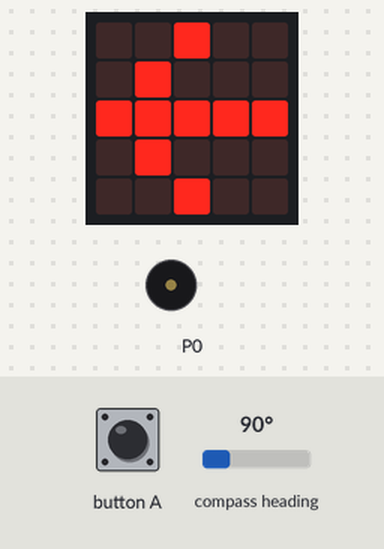
The program below on a simulated BBC micro:bit (MakeCode). Shown: the board's 5×5 LED display, buzzer (waves = sounding). Inputs (shaded band) come from the test bench; at power-on: compass heading 90°. The compass is already calibrated.

Above: at 5.0 s.
5.1 s: compass heading set to 7°
At 5.9 s:
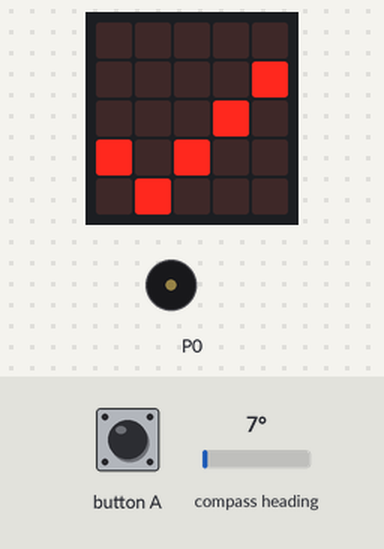
7.0 s: button A pressed for 1 s
At 8.9 s:
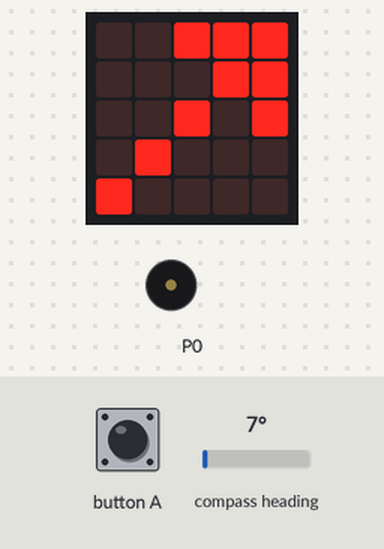
9.6 s: compass heading set to 90°
At 11.0 s:
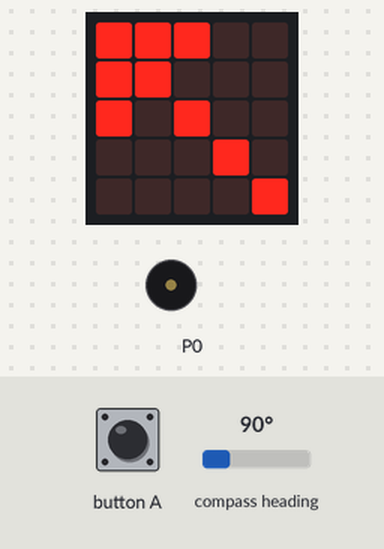
11.8 s: compass heading set to 180°
At 13.1 s:
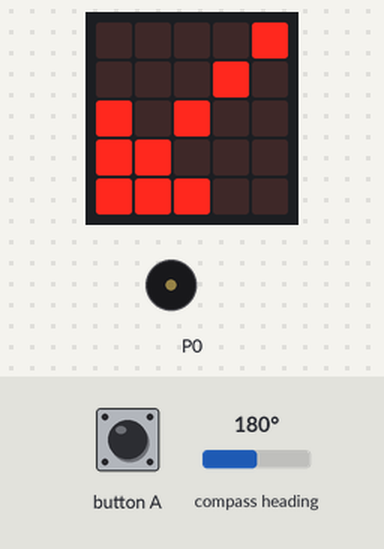
14.0 s: compass heading set to 269°
At 15.2 s:
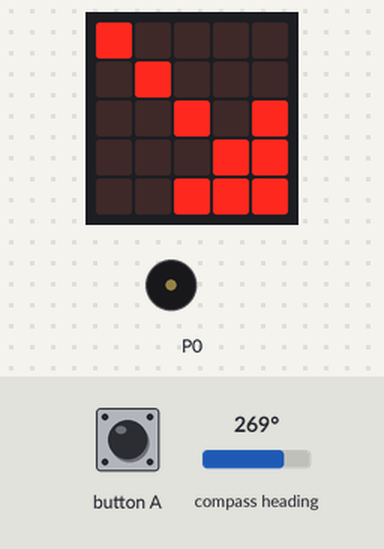
16.2 s: compass heading set to 352°
At 17.3 s:
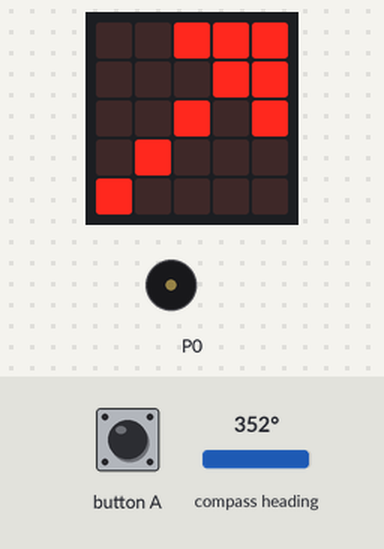
Timing chart, 0 to 19.2 s (numbered marks = the images above; inputs shaded):
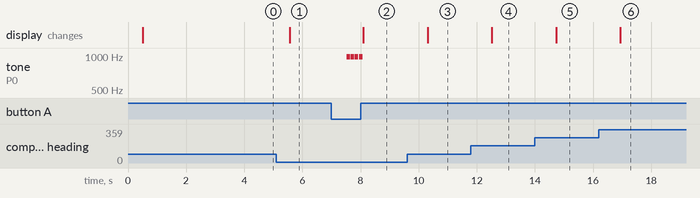

The program:

main.ts
```typescript
// --- FUNÇÕES ---
function diferencaAngulo (a: number, b: number) {
    diff = Math.abs(a - b) % 360
    return diff > 180 ? 360 - diff : diff
}
function esperarBotaoAComNorte () {
    while (true) {
        // manter orientação para o norte na tela
        if (diferencaAngulo(input.compassHeading(), 0) <= margemErro) {
            // alinhado: se o A for pressionado
            if (input.buttonIsPressed(Button.A)) {
                while (input.buttonIsPressed(Button.A)) {
                    music.playTone(988, 120)
                    basic.pause(20)
                }
                return
            } else {
                // pequeno feedback de pronto
                basic.showIcon(IconNames.Yes)
                basic.pause(200)
            }
        } else {
            mostrarSetaParaNorte()
        }
        basic.pause(50)
    }
}
// Espera ficar alinhado ao Norte; ao alinhar, mostra ✅ por 0,5s
function esperarNorte () {
    while (diferencaAngulo(input.compassHeading(), 0) > margemErro) {
        mostrarSetaParaNorte()
        basic.pause(50)
    }
    basic.showIcon(IconNames.Yes)
    basic.pause(500)
}
// Mostra seta para o Norte
function mostrarSetaParaNorte () {
    if (input.runningTime() - ultimaAtualizacao >= 500) {
        heading = input.compassHeading()
        diff2 = (360 - heading) % 360
        mostrarSetaPorDiff(diff2)
        ultimaAtualizacao = input.runningTime()
    }
}
// Mostra seta "em direção ao alvo" até alinhar; confirma com ✅ + bip
function guiarAteAlvo (alvo: number) {
    while (diferencaAngulo(input.compassHeading(), alvo) > margemErro) {
        // seta aponta para onde girar para alcançar o alvo
        heading2 = input.compassHeading()
        diff3 = (alvo - heading2 + 360) % 360
        if (input.runningTime() - ultimaAtualizacao >= 500) {
            mostrarSetaPorDiff(diff3)
            ultimaAtualizacao = input.runningTime()
        }
        basic.pause(50)
    }
    basic.showIcon(IconNames.Yes)
    music.playTone(988, 120)
    basic.pause(500)
}
// Converte um ângulo (0..359) na seta mais próxima (em passos de 45°)
function mostrarSetaPorDiff (diff: number) {
    idx = Math.round(diff / 45) % 8
    switch (idx) {
        case 0: basic.showArrow(ArrowNames.North); break
        case 1: basic.showArrow(ArrowNames.NorthEast); break
        case 2: basic.showArrow(ArrowNames.East); break
        case 3: basic.showArrow(ArrowNames.SouthEast); break
        case 4: basic.showArrow(ArrowNames.South); break
        case 5: basic.showArrow(ArrowNames.SouthWest); break
        case 6: basic.showArrow(ArrowNames.West); break
        case 7: basic.showArrow(ArrowNames.NorthWest); break
    }
}
let idx = 0
let diff3 = 0
let heading2 = 0
let diff2 = 0
let heading = 0
let diff = 0
let ultimaAtualizacao = 0
let margemErro = 0
// --- CONFIGURAÇÕES E ESTADO ---
let etapas = [45, 315, 180]
margemErro = 10
ultimaAtualizacao = input.runningTime()
// --- INÍCIO: calibra, executa sequência uma vez e termina ---
input.calibrateCompass()
basic.clearScreen()
esperarNorte()
esperarBotaoAComNorte()

for (let alvo of etapas) {
    guiarAteAlvo(alvo)
}
music.play(music.stringPlayable("C F D B G - - - ", 240), music.PlaybackMode.UntilDone)
for (let index = 0; index < 4; index++) {
    basic.showString("ESTAMOS EM TODOS OS COMPUTADORES")
}
basic.clearScreen()
```

test.ts
```typescript
// testes vão aqui; isto não será compilado quando este pacote for usado como uma extensão.
```

Measured:
- after the input at 5.1 s, the display: changes after 0.47 s (image 1)
- after the input at 7.0 s, tone on P0: alternates 988 Hz for 0.12 s and silent for 0.03 s, 8 changes in all, then stays silent, starting after 0.52 s; the display: changes after 1.1 s (image 2)
- after the input at 9.6 s, the display: changes after 0.71 s (image 3)
- after the input at 11.8 s, the display: changes after 0.72 s (image 4)
- after the input at 14.0 s, the display: changes after 0.73 s (image 5)
- after the input at 16.2 s, the display: changes after 0.74 s (image 6)
